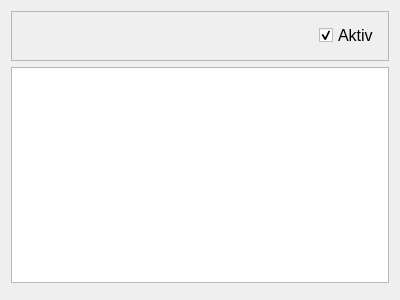
<?xml version="1.0" encoding="UTF-8"?>
<ui version="4.0">
 <class>Form</class>
 <widget class="QWidget" name="Form">
  <property name="geometry">
   <rect>
    <x>0</x>
    <y>0</y>
    <width>400</width>
    <height>300</height>
   </rect>
  </property>
  <property name="windowTitle">
   <string>Form</string>
  </property>
  <layout class="QVBoxLayout" name="verticalLayout">
   <item alignment="Qt::AlignTop">
    <widget class="QFrame" name="checkFrame">
     <property name="minimumSize">
      <size>
       <width>0</width>
       <height>50</height>
      </size>
     </property>
     <property name="maximumSize">
      <size>
       <width>16777215</width>
       <height>50</height>
      </size>
     </property>
     <property name="frameShape">
      <enum>QFrame::StyledPanel</enum>
     </property>
     <property name="frameShadow">
      <enum>QFrame::Raised</enum>
     </property>
     <layout class="QVBoxLayout" name="verticalLayout_2">
      <item alignment="Qt::AlignRight">
       <widget class="QCheckBox" name="aktivBox">
        <property name="font">
         <font>
          <pointsize>12</pointsize>
         </font>
        </property>
        <property name="text">
         <string>Aktiv</string>
        </property>
        <property name="checked">
         <bool>true</bool>
        </property>
        <property name="tristate">
         <bool>false</bool>
        </property>
       </widget>
      </item>
     </layout>
    </widget>
   </item>
   <item>
    <widget class="QTableWidget" name="tableWidget"/>
   </item>
   <item>
    <widget class="QFrame" name="frame_2">
     <property name="frameShape">
      <enum>QFrame::StyledPanel</enum>
     </property>
     <property name="frameShadow">
      <enum>QFrame::Raised</enum>
     </property>
    </widget>
   </item>
  </layout>
 </widget>
 <resources/>
 <connections/>
</ui>
